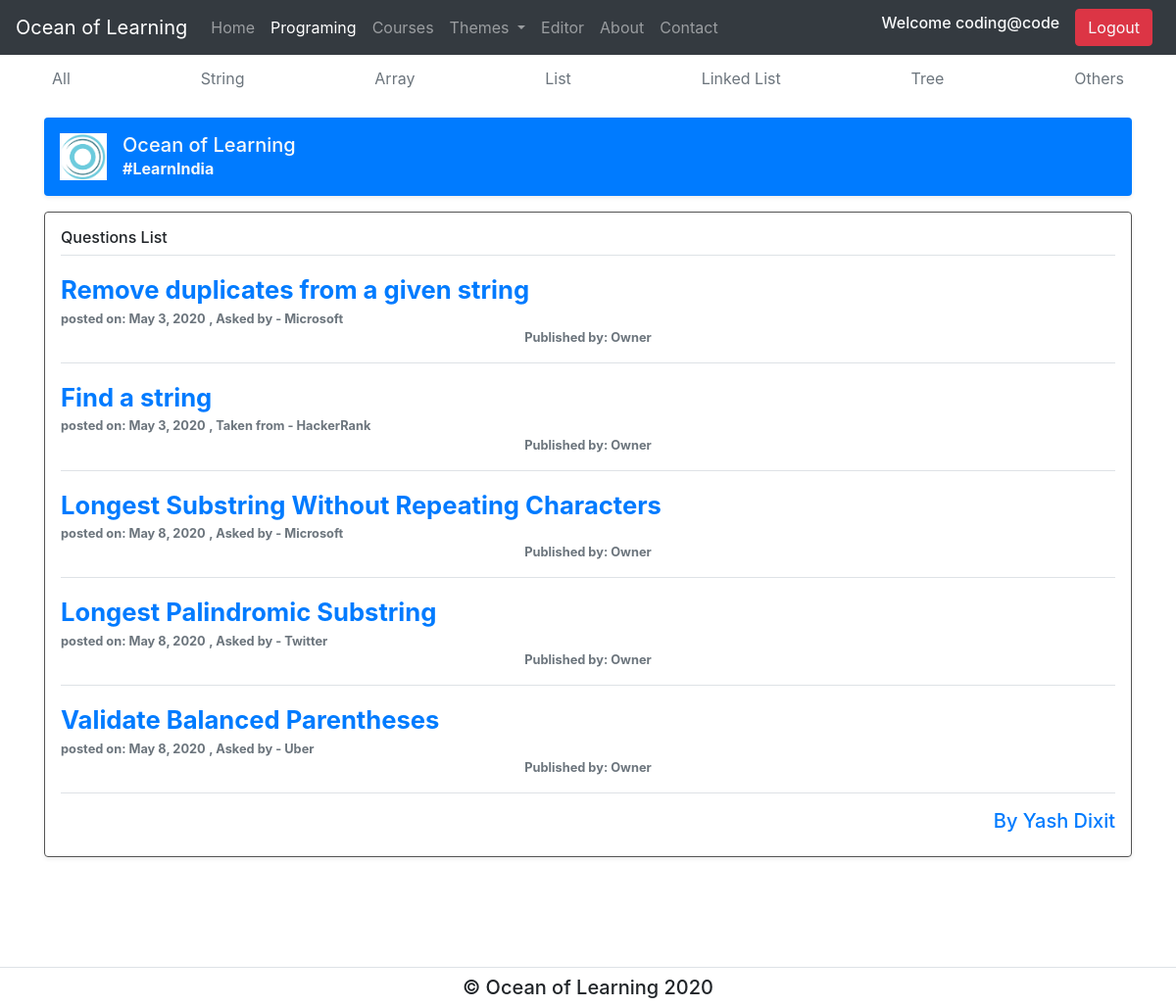
The page /programming/category/String (signed in) on the database its author committed.
### programming/models.py (models this page shows, shortened)
class Program(models.Model):
    pro_id = models.AutoField(primary_key=True)
    name = models.CharField(max_length=50)
    category = models.CharField(choices=CATEGORY_CHOICES, max_length=20)
    description = models.TextField(max_length=10000)
    recommended = models.CharField(max_length=50)
    asked = models.CharField(max_length=50)
    answer = models.TextField(max_length=2000, default="")
    Input = models.TextField(max_length=1000)
    Output = models.TextField(max_length=1000)
    starting_point = models.TextField(max_length=500, default="")
    pub_date = models.DateField()
    slug = models.SlugField(blank=True, null=True)
    class Meta:
        verbose_name = 'Program'
        verbose_name_plural = 'Programs'

### programming/views.py (the view)
# urls.py: path('category/<str:category>', views.pro_category, name='pro_category'),
def pro_category(request, category):
    prog = Program.objects.all().filter(category=category)
    pro = {"program": prog}
    return render(request, 'programming/category.html', pro)

### programming/templates/programming/category.html (shortened to what this page needs)
{% extends 'learn/base.html' %}
{% block proactive %} active {% endblock proactive %}
{% block body %} {% load static %}
<div class="container">
  <div class="nav-scroller py-1 mb-2">
    <nav class="nav d-flex justify-content-between">
      <a class="p-2 text-muted" href="{%url 'programming:pro_list' %}">All</a>
      <a class="p-2 text-muted" href="{% url 'programming:pro_category' 'String' %}">String</a>
      <a class="p-2 text-muted" href="{% url 'programming:pro_category' 'Array' %}">Array</a>
      <a class="p-2 text-muted" href="{% url 'programming:pro_category' 'List' %}">List</a>
      <a class="p-2 text-muted" href="{% url 'programming:pro_category' 'Linked List' %}">Linked List</a>
      <a class="p-2 text-muted" href="{% url 'programming:pro_category' 'Tree' %}">Tree</a>
      <a class="p-2 text-muted" href="{% url 'programming:pro_category' 'Others' %}">Others</a>
    </nav>
  </div>
  <div class="d-flex align-items-center p-3 my-3 text-dark-50 bg-primary rounded shadow-sm">
    <img class="mr-3" src="{% static 'learn/logo.png'%}" alt="..." width="48" height="48" />
    <div class="lh-100">
      <h5 class="mb-0 text-light lh-100">Ocean of Learning</h5>
      <strong class="text-light">#LearnIndia</strong>
    </div>
  </div>
  <div class="my-3 p-3 brd rounded shadow-sm">
    <h6 class="border-bottom border-gray pb-2 mb-0">Questions List</h6>
    {% for i in program %}
    <div class="media text-muted pt-3">
      <p class="media-body pb-3 mb-0 small lh-125 border-bottom border-gray">
        <a class="text-primary sizz" href="{%url 'programming:program' i.slug %}">{{i.name}}</a>
        <br />
        <strong>posted on: {{i.pub_date}}</strong>
        <strong> , {{i.asked}}</strong>
        <strong class="d-block text-center">Published by: {{i.recommended}}</strong>
      </p>
    </div>
    {% endfor %}
    <small class="d-block text-right mt-3 text-primary">
      <h5>By Yash Dixit</h5>
    </small>
  </div>
</div>
{% endblock %}

### learn/templates/learn/base.html (shortened to what this page needs)
<!DOCTYPE html>
<html lang="en">
<head>
  <link rel="stylesheet" href="https://stackpath.bootstrapcdn.com/bootstrap/4.4.1/css/bootstrap.min.css"
 />
  {% load static %}
  <link rel="stylesheet" href="{% static 'learn/style.css'%} " />
  <link rel="stylesheet" href="{% static 'learn/style1.css'%} " />
</head>
<body>
  <nav class="navbar navbar-expand-lg bg-dark navbar-dark">
    <a class="navbar-brand" href="{%url 'learn:home'%}">Ocean of Learning</a>
    <div class="collapse navbar-collapse" id="navbarSupportedContent">
      <ul class="navbar-nav mr-auto">
        <li class="nav-item {% block homeactive %}{% endblock homeactive %}">
          <a class="nav-link" href="{%url 'learn:home'%}">Home</a>
        </li>
        <li class="nav-item {% block proactive %}{% endblock proactive %}">
          <a class="nav-link" href="{%url 'programming:pro_list'%}">Programing</a>
        </li>
        <li class="nav-item {% block tchactive %}{% endblock tchactive %}">
          <a class="nav-link" href="{%url 'learn:tech_list'%}">Courses</a>
        </li>
        <li class="nav-item dropdown">
          <a class="nav-link dropdown-toggle" href="#" id="navbarDropdown" role="button" data-toggle="dropdown"
            aria-haspopup="true" aria-expanded="false">
            Themes
          </a>
        </li>
        <li class="nav-item {% block edtactive %}{% endblock edtactive %}">
          <a class="nav-link" href="{%url 'learn:editor'%}">Editor</a>
        </li>
        <li class="nav-item {% block abtactive %}{% endblock abtactive %}">
          <a class="nav-link" href="{%url 'learn:About'%}">About</a>
        </li>
        <li class="nav-item {% block cntactive %}{% endblock cntactive %}">
          <a class="nav-link" href="{%url 'learn:Contact'%}">Contact</a>
        </li>
      </ul>
      {% if user.is_authenticated %}
      <h6 class="text-light mr-2 ml-2">Welcome {{request.user}}</h6>
      <a href="/logout" class="btn btn-danger text-light ml-2 mr-2">Logout</a>
      {% endif %}
    </div>
  </nav>
  {% block body %} {% endblock %}
  <br />
  <br />
  <br />
  <br />
  <footer class="border-top border-grey">
    <div class="container">
      <h5 class="text-center m-2">© Ocean of Learning 2020</h5>
    </div>
  </footer>
</body>
</html>

### learn/static/learn/style.css (style rules this page uses)
.sizz { font-size: 2em; font-weight: bold; }

### learn/static/learn/style1.css (style rules this page uses)
.brd { border: 1px solid #545454; }

### rows shown on the page
Program: name "Remove duplicates from a given string", pub_date "May 3, 2020", asked "Asked by - Microsoft", recommended "Owner"
Program: name "Find a string", pub_date "May 3, 2020", asked "Taken from - HackerRank", recommended "Owner"
Program: name "Longest Substring Without Repeating Characters", pub_date "May 8, 2020", asked "Asked by - Microsoft", recommended "Owner"
Program: name "Longest Palindromic Substring", pub_date "May 8, 2020", asked "Asked by - Twitter", recommended "Owner"
Program: name "Validate Balanced Parentheses", pub_date "May 8, 2020", asked "Asked by - Uber", recommended "Owner"

### other values the page prints
{{ request.user }} "coding@code"
